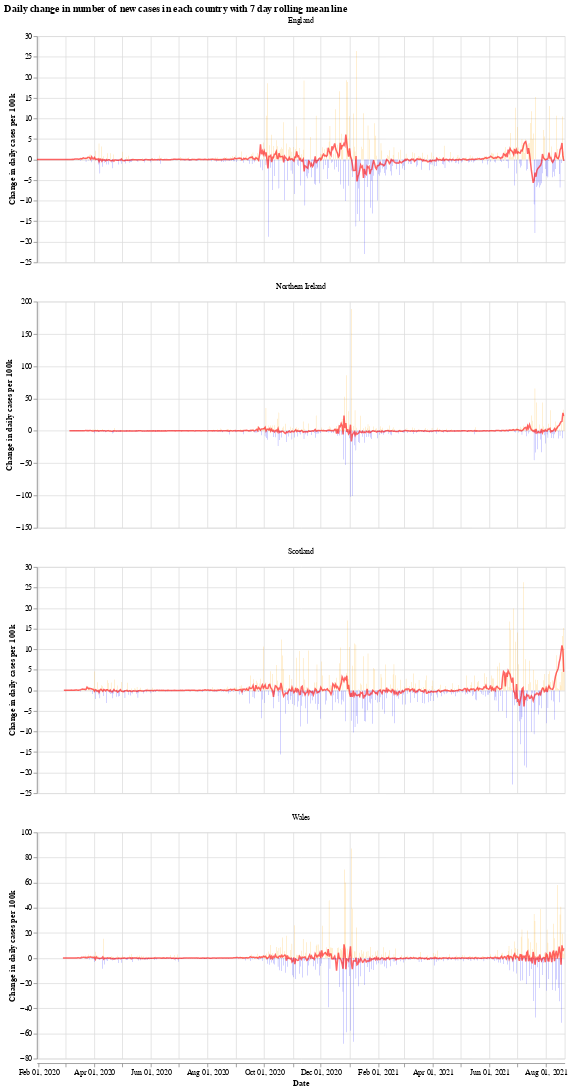

Notebook cell for this chart:
### Markdown cell above
We will use the Python library `Altair` for visualising the data, see the [altair docs](https://altair-viz.github.io/) for more information.

First we have a graph which shows the daily change in the number of new cases for each country. This number jumps up and down all over the place, which is likely due to delay in reporting of new cases over the weekend. Another interesting thing is that it looks like the daily cases in Wales experienced a much shorter period of calm over the summer (calm in the sense of daily cases not jumping up and down).

The orange bars are days when the number of new cases (per 100k population) was more than the previous day, while the blue are days when the number of new cases dropped. The red line is the 7 day moving average. 

When the moving average line is below 0, it means that there is a consistent drop in new cases. We can see this clearly happening around the times that lockdowns were introduced (though, to varying degrees). I will update the graphs soon with a marker of when each lockdown started.

### Code cell
# collapse
import altair as alt

bars = alt.Chart(uk_cases).mark_bar().encode(
    x=alt.X("yearmonthdate(date):T", axis=alt.Axis(title='Date')),
    y=alt.Y("casesChangeRate:Q", axis=alt.Axis(title='Change in daily cases per 100k')),
    tooltip='casesChange',
    color=alt.condition(
        alt.datum.casesChangeRate > 0,
        alt.value("orange"),  # The positive color
        alt.value("blue")  # The negative color
    )
).properties(title='Daily change in number of new cases with 7 day rolling mean',width=700).interactive()

line = alt.Chart(uk_cases).mark_line(
    color='red',
    size=2,
    opacity=0.6
).transform_window(
    rolling_mean='mean(casesChangeRate)',
    frame=[0, 7],
    groupby=['areaName']
).encode(
    x='yearmonthdate(date):T',
    y='rolling_mean:Q'
)

alt.layer(bars, line, data=uk_cases).facet(alt.Column(
    'areaName', title=''), columns=1).resolve_scale(y='independent').properties(title='Daily change in number of new cases in each country with 7 day rolling mean line')

### Figure 1 — Vega-Lite specification as saved in the notebook (floating-point values rounded to 4 significant figures; data arrays with more than 128 entries replaced by an {"elided": "..."} marker saying what was removed)
{"config": {"view": {"continuousWidth": 400, "continuousHeight": 300}}, "data": {"name": "data-fb599f2b23bb3428a2653f116ffa4e11"}, "facet": {"type": "nominal", "field": "areaName", "title": ""}, "spec": {"layer": [{"mark": "bar", "encoding": {"color": {"condition": {"value": "orange", "test": "(datum.casesChangeRate > 0)"}, "value": "blue"}, "tooltip": {"type": "quantitative", "field": "casesChange"}, "x": {"type": "temporal", "axis": {"title": "Date"}, "field": "date", "timeUnit": "yearmonthdate"}, "y": {"type": "quantitative", "axis": {"title": "Change in daily cases per 100k"}, "field": "casesChangeRate"}}, "selection": {"selector001": {"type": "interval", "bind": "scales", "encodings": ["x", "y"]}}, "title": "Daily change in number of new cases with 7 day rolling mean", "width": 700}, {"mark": {"type": "line", "color": "red", "opacity": 0.6, "size": 2}, "encoding": {"x": {"type": "temporal", "field": "date", "timeUnit": "yearmonthdate"}, "y": {"type": "quantitative", "field": "rolling_mean"}}, "transform": [{"window": [{"op": "mean", "field": "casesChangeRate", "as": "rolling_mean"}], "frame": [0, 7], "groupby": ["areaName"]}]}]}, "columns": 1, "resolve": {"scale": {"y": "independent"}}, "title": "Daily change in number of new cases in each country with 7 day rolling mean line", "$schema": "https://vega.github.io/schema/vega-lite/v4.8.1.json", "datasets": {"data-fb599f2b23bb3428a2653f116ffa4e11": {"elided": "2184 records"}}}
